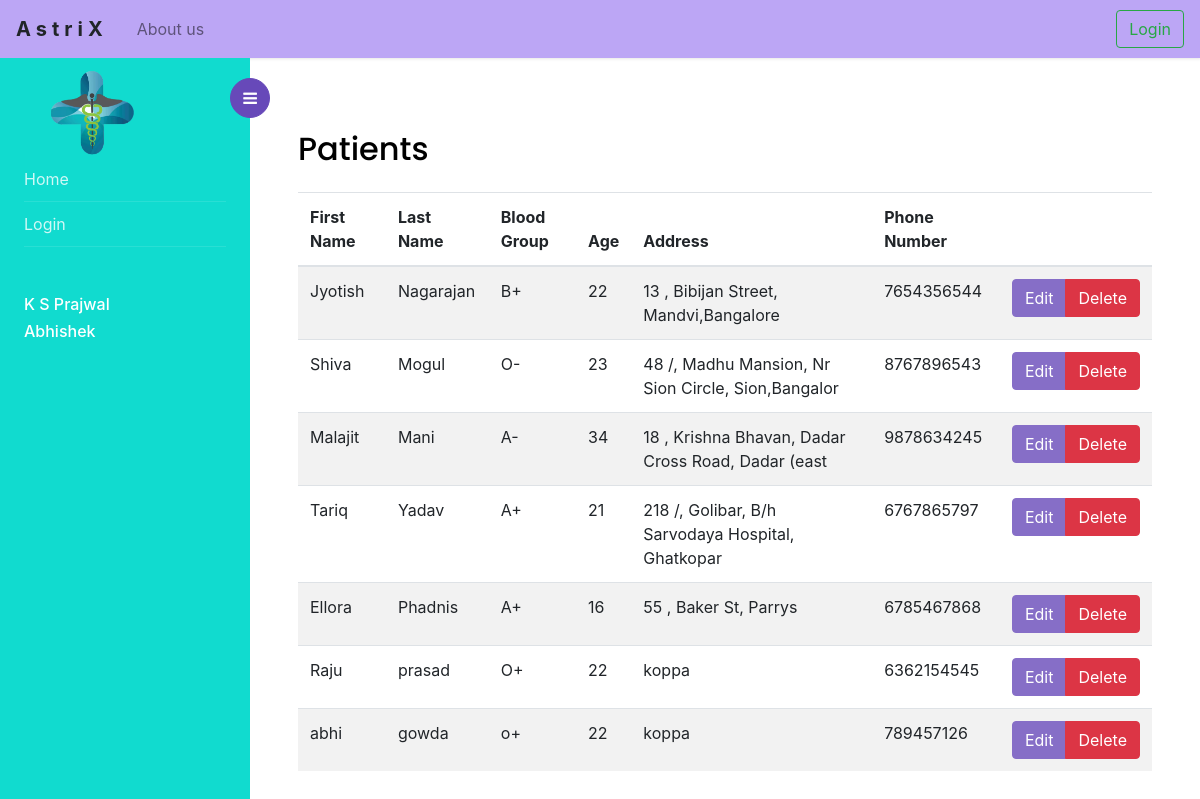
The page /patient/ on the database as committed earlier.
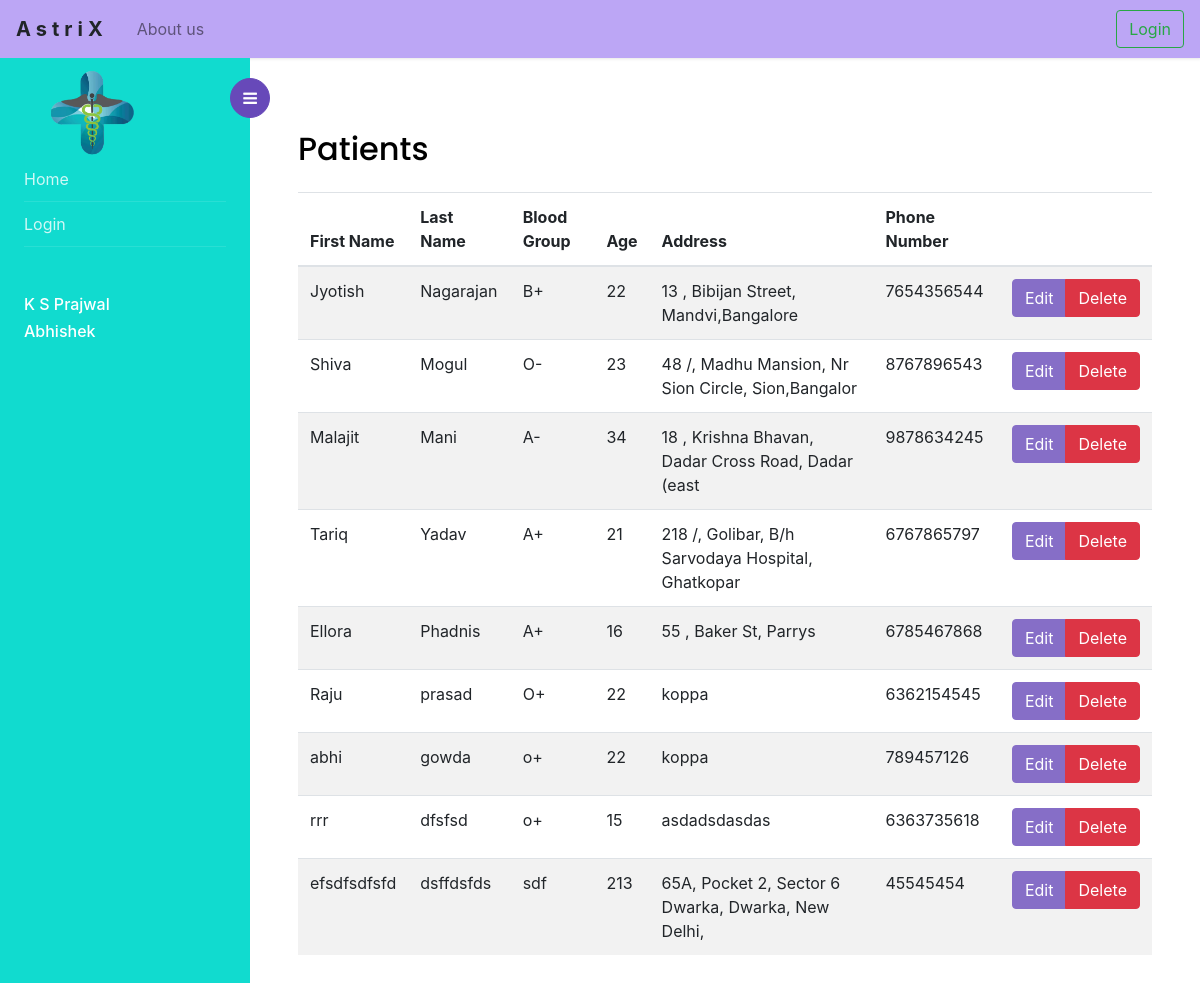
The same page on the database as committed later.
### management/models.py (models this page shows, shortened)
class Patients(models.Model):
    firstName = models.CharField(max_length=50,null=False,verbose_name = "First name")
    lastName = models.CharField(max_length=50,null=False,verbose_name = "Last name")
    email = models.EmailField(max_length=254)
    pid = models.PositiveIntegerField(null=False,unique=True,default=1,verbose_name = "Patient ID")
    bloodGroup = models.CharField(max_length=3,null=False,verbose_name = "Blood Group")
    age = models.PositiveIntegerField(verbose_name = "Age")
    address = models.CharField(max_length=50,null=False,verbose_name = "Address")
    phNo = models.CharField( max_length=10,verbose_name = "Phone Number")

### management/views.py (the view)
# urls.py: path("patient/",PatientView.as_view(),name='patientsDetails' ),
class PatientView(ListView):
    model = Patients
    template_name = "patient.html"

### templates/patient.html (shortened to what this page needs)
{% extends "base.html" %}
{% block content %}
    <div class="p-4 p-md-5 pt-5">
    <h2 class="mt-4 ">Patients</h2>
    <table class="table table-striped table-hover mt-4">
  <thead>
    <tr>
      <th scope="col">First Name</th>
      <th scope="col">Last Name</th>
      <th scope="col">Blood Group</th>
      <th scope="col">Age</th>
      <th scope="col">Address</th>
      <th scope="col">Phone Number</th>
      <th scope="col"></th>
    </tr>
  </thead>
  <tbody>
    {% for object in object_list %}
    <tr>
      <td>{{ object.firstName }}</td>
      <td>{{ object.lastName }}</td>
      <td>{{ object.bloodGroup }}</td>
      <td>{{ object.age }}</td>
      <td>{{ object.address }}</td>
      <td>{{ object.phNo }}</td>
      <td>
        <div class="btn-group" role="group" aria-label="Basic example">
          <a class="btn btn-primary" href="{{object.pk}}">Edit</a>
          <a class="btn btn-danger" href="{{object.pk}}/delete/">Delete</a>
        </div>
      </td>
    </tr>
    {% empty %}
    <li>No objects yet.</li>
    {% endfor %}
  </tbody>
</table>
</div>
{% endblock %}

### templates/base.html (shortened to what this page needs)
{% load static %}
<!doctype html>
<html lang="en">
  <head>
	<link rel="stylesheet" href="{% static '/css/style.css' %}">
	<link rel="stylesheet" href="{% static '/css/bootstrap.min.css' %}">
	<link rel="stylesheet" href="https://stackpath.bootstrapcdn.com/font-awesome/4.7.0/css/font-awesome.min.css">
  </head>
  <body>
	 <nav class="navbar navbar-light " style="margin: 0; background-color: #bca6f5;">
		<a class="navbar-brand" style="font-weight: bold;letter-spacing: 5px;"> AstriX </a>
		<a class="btn navbar-text" href="#services">About us</a>
		{% if user.is_authenticated  %}
		  <a class="btn btn-outline-success my-2 my-sm-0 ml-auto" href="{% url 'logout' %}">Logout</a>
		  {% else %}
		  <a class="btn btn-outline-success my-2 my-sm-0 ml-auto" href="{% url 'login' %}">Login</a>
		  {% endif %}
	  </nav>
		<div class="wrapper d-flex align-items-stretch">
			<nav id="sidebar">
				<div class="custom-menu">
					<button type="button" id="sidebarCollapse" class="btn btn-primary">
	          <i class="fa fa-bars"></i>
	        </button>
		</div>
		<a class="m-5 pt-4" href="{% url 'management:home' %}" class="logo"> <img src="{% static '/images/logo1.png' %}" style="width: 90px; padding-top:10px"  alt=""> </a>
				<div class="pl-4 pr-4">
	        <ul class="list-unstyled components mb-5">
			<li>
				<a href="{% url 'management:home' %}">Home</a>
			</li>
			{% if user.is_authenticated  %}
			<li>
				<a href="{% url 'management:addPatient' %}">Add Patients</a>
			</li>
			<li>
				<a href="{% url 'management:patientsDetails' %}">Patient Details</a>
			</li>
			<li>
				<a href="{% url 'management:doctorDetails' %}"> Doctor Details</a>
			</li>
			<li>
				<a href="{% url 'management:addtreatment' %}">Add Treatment</a>
			</li>
			<li>
				<a href="{% url 'management:treatmentview' %}">Treatments</a>
			</li>
			<li>
				<a href="{% url 'management:addmedicine' %}"> Add Medicine </a>
			</li>
			<li>
				<a href="{% url 'management:medicine' %}"> Medicine Transaction </a>
			</li>
			<li>
				<a href="{% url 'management:rooms' %}"> Rooms </a>
			</li>
			<li>
				<a href="{% url 'logout' %}">Logout</a>
			</li>
			{% else %}
			<li>
				<a href="{% url 'login' %}">Login</a>
			</li>
			{% endif %}
	        </ul>
	        <div class="footer1">
					<h6>
						<footer> K S Prajwal </footer>
					</h6>
					<h6>
						<footer> Abhishek </footer>
					</h6>
	        </div>
	      </div>
    	</nav>
      <div id="content" >
			{% block content %}
			{% endblock %}
      </div>
		</div>
  </body>
</html>

### templates/base.html (style rules this page uses)
* { transition: 3s linear; }

Rows that differ between the two databases and show on the page:
added Patients: firstName "rrr", lastName "dfsfsd", bloodGroup "o+", age "15", address "asdadsdasdas", phNo "6363735618"
added Patients: firstName "efsdfsdfsfd", lastName "dsffdsfds", bloodGroup "sdf", age "213", address "65A, Pocket 2, Sector 6 Dwarka, Dwarka, New Delhi,", phNo "45545454"
